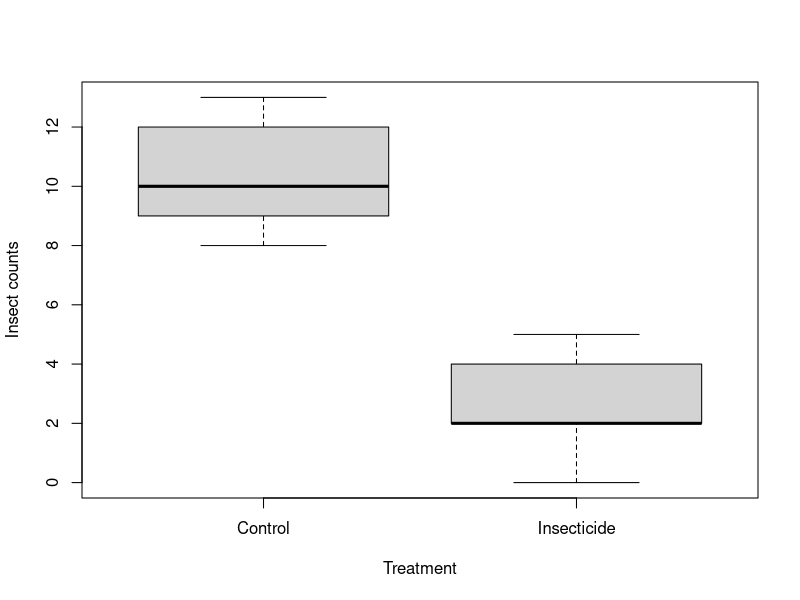

The R source for this figure:
## ---- chunk 1
treat_ctrl = c(8, 9, 10, 9, 9, 12, 12, 12, 13, 10)
treat_insect = c(2, 5, 2, 0, 2, 3, 4, 4, 2)
## ---- chunk 2
treat_ctrl
treat_insect
## ---- chunk 3
boxplot(treat_ctrl, treat_insect,
        names = c('Control', 'Insecticide'),
        xlab = "Treatment",
        ylab = 'Insect counts')
## ---- chunk 4
mean(treat_ctrl)
mean(treat_insect)
## ---- chunk 5
sd(treat_ctrl)
sd(treat_insect)
## ---- chunk 6
length(treat_ctrl)
length(treat_insect)
## ---- chunk 7
t.test(treat_ctrl, treat_insect, var.equal = TRUE)
